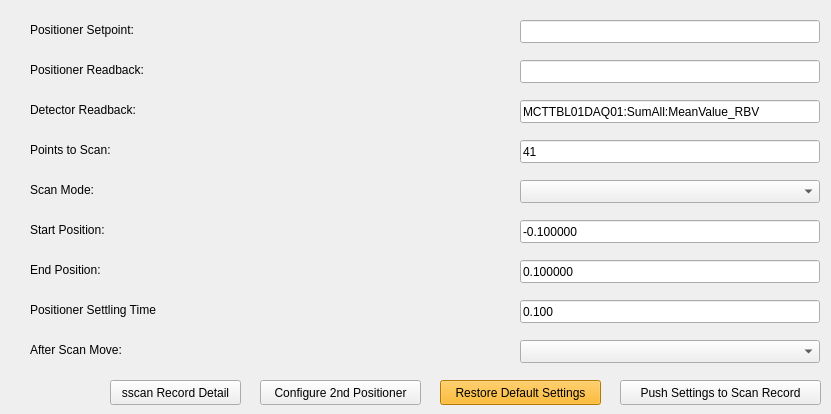
<?xml version="1.0" encoding="UTF-8"?>
<ui version="4.0">
 <class>Form</class>
 <widget class="QWidget" name="Form">
  <property name="geometry">
   <rect>
    <x>0</x>
    <y>0</y>
    <width>831</width>
    <height>414</height>
   </rect>
  </property>
  <property name="windowTitle">
   <string>Form</string>
  </property>
  <widget class="VCLStartPushButton" name="vclstartpushbutton">
   <property name="geometry">
    <rect>
     <x>620</x>
     <y>380</y>
     <width>201</width>
     <height>25</height>
    </rect>
   </property>
   <property name="text">
    <string>Push Settings to Scan Record</string>
   </property>
   <property name="variable" stdset="0">
    <string>MCTCFG01:MONO01_OPT_SCAN_PARMS.LOAD</string>
   </property>
  </widget>
  <widget class="QLabel" name="label">
   <property name="geometry">
    <rect>
     <x>30</x>
     <y>20</y>
     <width>151</width>
     <height>20</height>
    </rect>
   </property>
   <property name="text">
    <string>Positioner Setpoint:</string>
   </property>
  </widget>
  <widget class="QLabel" name="label_2">
   <property name="geometry">
    <rect>
     <x>30</x>
     <y>60</y>
     <width>141</width>
     <height>20</height>
    </rect>
   </property>
   <property name="text">
    <string>Positioner Readback:</string>
   </property>
  </widget>
  <widget class="QELineEdit" name="qelineedit">
   <property name="geometry">
    <rect>
     <x>520</x>
     <y>20</y>
     <width>300</width>
     <height>23</height>
    </rect>
   </property>
   <property name="variable" stdset="0">
    <string>MCTCFG01:MONO01_OPT_SCAN_PARMS.PPV</string>
   </property>
  </widget>
  <widget class="QELabel" name="qelabel">
   <property name="geometry">
    <rect>
     <x>200</x>
     <y>20</y>
     <width>300</width>
     <height>23</height>
    </rect>
   </property>
   <property name="variable" stdset="0">
    <string>MCTCFG01:MONO01_OPT_SCAN_PARMS.PPV</string>
   </property>
  </widget>
  <widget class="QELabel" name="qelabel_2">
   <property name="geometry">
    <rect>
     <x>200</x>
     <y>60</y>
     <width>300</width>
     <height>23</height>
    </rect>
   </property>
   <property name="variable" stdset="0">
    <string>MCTCFG01:MONO01_OPT_SCAN_PARMS.RPV</string>
   </property>
  </widget>
  <widget class="QELineEdit" name="qelineedit_2">
   <property name="geometry">
    <rect>
     <x>520</x>
     <y>60</y>
     <width>300</width>
     <height>23</height>
    </rect>
   </property>
   <property name="variable" stdset="0">
    <string>MCTCFG01:MONO01_OPT_SCAN_PARMS.RPV</string>
   </property>
  </widget>
  <widget class="QLabel" name="label_3">
   <property name="geometry">
    <rect>
     <x>30</x>
     <y>100</y>
     <width>141</width>
     <height>20</height>
    </rect>
   </property>
   <property name="text">
    <string>Detector Readback:</string>
   </property>
  </widget>
  <widget class="QELabel" name="qelabel_3">
   <property name="geometry">
    <rect>
     <x>200</x>
     <y>100</y>
     <width>300</width>
     <height>23</height>
    </rect>
   </property>
   <property name="variable" stdset="0">
    <string>MCTCFG01:MONO01_OPT_SCAN_PARMS.DPV</string>
   </property>
  </widget>
  <widget class="QELineEdit" name="qelineedit_3">
   <property name="geometry">
    <rect>
     <x>520</x>
     <y>100</y>
     <width>300</width>
     <height>23</height>
    </rect>
   </property>
   <property name="text">
    <string>MCTTBL01DAQ01:SumAll:MeanValue_RBV</string>
   </property>
   <property name="variable" stdset="0">
    <string>MCTCFG01:MONO01_OPT_SCAN_PARMS.DPV</string>
   </property>
  </widget>
  <widget class="QELineEdit" name="qelineedit_4">
   <property name="geometry">
    <rect>
     <x>520</x>
     <y>140</y>
     <width>300</width>
     <height>23</height>
    </rect>
   </property>
   <property name="text">
    <string>41</string>
   </property>
   <property name="variable" stdset="0">
    <string>MCTCFG01:MONO01_OPT_SCAN_PARMS.NP</string>
   </property>
  </widget>
  <widget class="QLabel" name="label_4">
   <property name="geometry">
    <rect>
     <x>30</x>
     <y>140</y>
     <width>141</width>
     <height>20</height>
    </rect>
   </property>
   <property name="text">
    <string>Points to Scan:</string>
   </property>
  </widget>
  <widget class="QELabel" name="qelabel_4">
   <property name="geometry">
    <rect>
     <x>200</x>
     <y>140</y>
     <width>300</width>
     <height>23</height>
    </rect>
   </property>
   <property name="variable" stdset="0">
    <string>MCTCFG01:MONO01_OPT_SCAN_PARMS.NP</string>
   </property>
  </widget>
  <widget class="QELabel" name="qelabel_5">
   <property name="geometry">
    <rect>
     <x>200</x>
     <y>180</y>
     <width>300</width>
     <height>23</height>
    </rect>
   </property>
   <property name="variable" stdset="0">
    <string>MCTCFG01:MONO01_OPT_SCAN_PARMS.AR</string>
   </property>
  </widget>
  <widget class="QLabel" name="label_5">
   <property name="geometry">
    <rect>
     <x>30</x>
     <y>180</y>
     <width>141</width>
     <height>20</height>
    </rect>
   </property>
   <property name="text">
    <string>Scan Mode:</string>
   </property>
  </widget>
  <widget class="QELineEdit" name="qelineedit_6">
   <property name="geometry">
    <rect>
     <x>520</x>
     <y>220</y>
     <width>300</width>
     <height>23</height>
    </rect>
   </property>
   <property name="text">
    <string>-0.100000</string>
   </property>
   <property name="variable" stdset="0">
    <string>MCTCFG01:MONO01_OPT_SCAN_PARMS.SP</string>
   </property>
  </widget>
  <widget class="QELabel" name="qelabel_6">
   <property name="geometry">
    <rect>
     <x>200</x>
     <y>220</y>
     <width>300</width>
     <height>23</height>
    </rect>
   </property>
   <property name="variable" stdset="0">
    <string>MCTCFG01:MONO01_OPT_SCAN_PARMS.SP</string>
   </property>
  </widget>
  <widget class="QLabel" name="label_6">
   <property name="geometry">
    <rect>
     <x>30</x>
     <y>220</y>
     <width>141</width>
     <height>20</height>
    </rect>
   </property>
   <property name="text">
    <string>Start Position:</string>
   </property>
  </widget>
  <widget class="QLabel" name="label_7">
   <property name="geometry">
    <rect>
     <x>30</x>
     <y>260</y>
     <width>141</width>
     <height>20</height>
    </rect>
   </property>
   <property name="text">
    <string>End Position:</string>
   </property>
  </widget>
  <widget class="QELineEdit" name="qelineedit_7">
   <property name="geometry">
    <rect>
     <x>520</x>
     <y>260</y>
     <width>300</width>
     <height>23</height>
    </rect>
   </property>
   <property name="text">
    <string>0.100000</string>
   </property>
   <property name="variable" stdset="0">
    <string>MCTCFG01:MONO01_OPT_SCAN_PARMS.EP</string>
   </property>
  </widget>
  <widget class="QELabel" name="qelabel_7">
   <property name="geometry">
    <rect>
     <x>200</x>
     <y>260</y>
     <width>300</width>
     <height>23</height>
    </rect>
   </property>
   <property name="variable" stdset="0">
    <string>MCTCFG01:MONO01_OPT_SCAN_PARMS.EP</string>
   </property>
  </widget>
  <widget class="QLabel" name="label_8">
   <property name="geometry">
    <rect>
     <x>30</x>
     <y>340</y>
     <width>141</width>
     <height>20</height>
    </rect>
   </property>
   <property name="text">
    <string>After Scan Move:</string>
   </property>
  </widget>
  <widget class="QELabel" name="qelabel_8">
   <property name="geometry">
    <rect>
     <x>200</x>
     <y>340</y>
     <width>300</width>
     <height>23</height>
    </rect>
   </property>
   <property name="variable" stdset="0">
    <string>MCTCFG01:MONO01_OPT_SCAN_PARMS.AFT</string>
   </property>
  </widget>
  <widget class="QEComboBox" name="qecombobox">
   <property name="geometry">
    <rect>
     <x>520</x>
     <y>340</y>
     <width>300</width>
     <height>23</height>
    </rect>
   </property>
   <property name="variable" stdset="0">
    <string>MCTCFG01:MONO01_OPT_SCAN_PARMS.AFT</string>
   </property>
  </widget>
  <widget class="QEComboBox" name="qecombobox_2">
   <property name="geometry">
    <rect>
     <x>520</x>
     <y>180</y>
     <width>300</width>
     <height>23</height>
    </rect>
   </property>
   <property name="variable" stdset="0">
    <string>MCTCFG01:MONO01_OPT_SCAN_PARMS.AR</string>
   </property>
  </widget>
  <widget class="QLabel" name="label_9">
   <property name="geometry">
    <rect>
     <x>30</x>
     <y>300</y>
     <width>151</width>
     <height>20</height>
    </rect>
   </property>
   <property name="text">
    <string>Positioner Settling Time</string>
   </property>
  </widget>
  <widget class="QELineEdit" name="qelineedit_8">
   <property name="geometry">
    <rect>
     <x>520</x>
     <y>300</y>
     <width>300</width>
     <height>23</height>
    </rect>
   </property>
   <property name="text">
    <string>0.100</string>
   </property>
   <property name="variable" stdset="0">
    <string>MCTCFG01:MONO01_OPT_SCAN.PDLY</string>
   </property>
  </widget>
  <widget class="QELabel" name="qelabel_9">
   <property name="geometry">
    <rect>
     <x>200</x>
     <y>300</y>
     <width>300</width>
     <height>23</height>
    </rect>
   </property>
   <property name="variable" stdset="0">
    <string>MCTCFG01:MONO01_OPT_SCAN.PDLY</string>
   </property>
  </widget>
  <widget class="QEPushButton" name="qepushbutton">
   <property name="geometry">
    <rect>
     <x>260</x>
     <y>380</y>
     <width>161</width>
     <height>25</height>
    </rect>
   </property>
   <property name="text">
    <string>Configure 2nd Positioner</string>
   </property>
   <property name="variable" stdset="0">
    <string/>
   </property>
   <property name="guiFile" stdset="0">
    <string>MCT_opt_scan_parm2.ui</string>
   </property>
   <property name="creationOption" stdset="0">
    <enum>QEPushButton::NewWindow</enum>
   </property>
  </widget>
  <widget class="VCLStartPushButton" name="vclstartpushbutton_2">
   <property name="geometry">
    <rect>
     <x>440</x>
     <y>380</y>
     <width>161</width>
     <height>25</height>
    </rect>
   </property>
   <property name="text">
    <string>Restore Default Settings</string>
   </property>
   <property name="variable" stdset="0">
    <string>MCTCFG01:MONO01_OPT_SCAN_PARMS_DFT.PROC</string>
   </property>
   <property name="styleSheet">
    <string notr="true">background-color: rgb(255, 170, 0);</string>
   </property>
  </widget>
  <widget class="VCLNavigatePushButton" name="vclnavigatepushbutton">
   <property name="geometry">
    <rect>
     <x>110</x>
     <y>380</y>
     <width>131</width>
     <height>25</height>
    </rect>
   </property>
   <property name="text">
    <string>sscan Record Detail</string>
   </property>
   <property name="variable" stdset="0">
    <string/>
   </property>
   <property name="variableSubstitutions" stdset="0">
    <string>P=MCTCFG01,S=MONO01_OPT_SCAN</string>
   </property>
   <property name="guiFile" stdset="0">
    <string>scan_full.ui</string>
   </property>
   <property name="creationOption" stdset="0">
    <enum>QEPushButton::NewWindow</enum>
   </property>
  </widget>
 </widget>
 <customwidgets>
  <customwidget>
   <class>QEComboBox</class>
   <extends>QComboBox</extends>
   <header>QEComboBox.h</header>
  </customwidget>
  <customwidget>
   <class>QELabel</class>
   <extends>QLabel</extends>
   <header>QELabel.h</header>
  </customwidget>
  <customwidget>
   <class>QELineEdit</class>
   <extends>QLineEdit</extends>
   <header>QELineEdit.h</header>
  </customwidget>
  <customwidget>
   <class>QEPushButton</class>
   <extends>QPushButton</extends>
   <header>QEPushButton.h</header>
  </customwidget>
  <customwidget>
   <class>VCLNavigatePushButton</class>
   <extends>QEPushButton</extends>
   <header>VCLNavigatePushButton.h</header>
  </customwidget>
  <customwidget>
   <class>VCLStartPushButton</class>
   <extends>QEPushButton</extends>
   <header>VCLStartPushButton.h</header>
  </customwidget>
 </customwidgets>
 <resources/>
 <connections/>
</ui>
